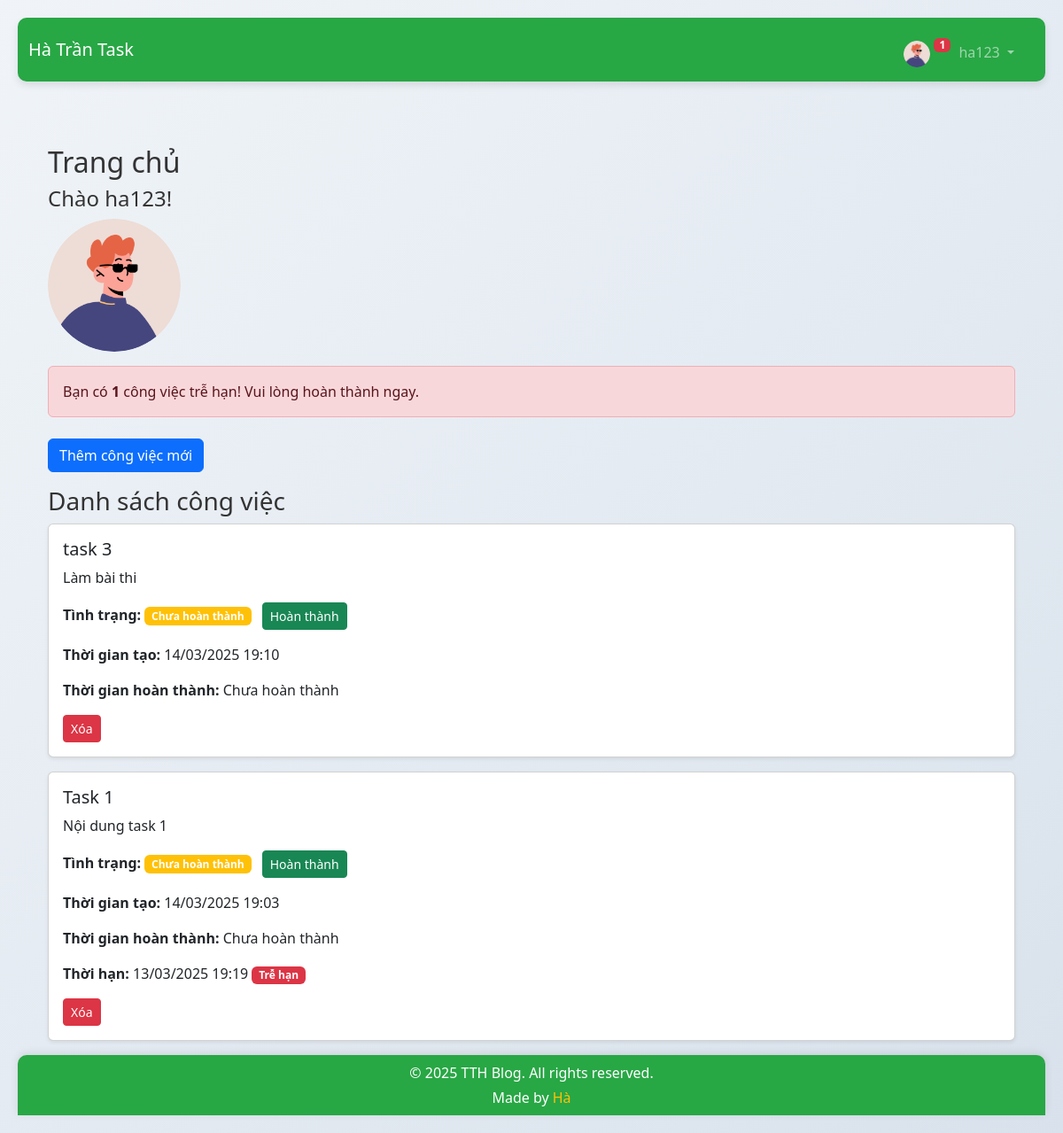
Before: / (signed in) with the older database file.
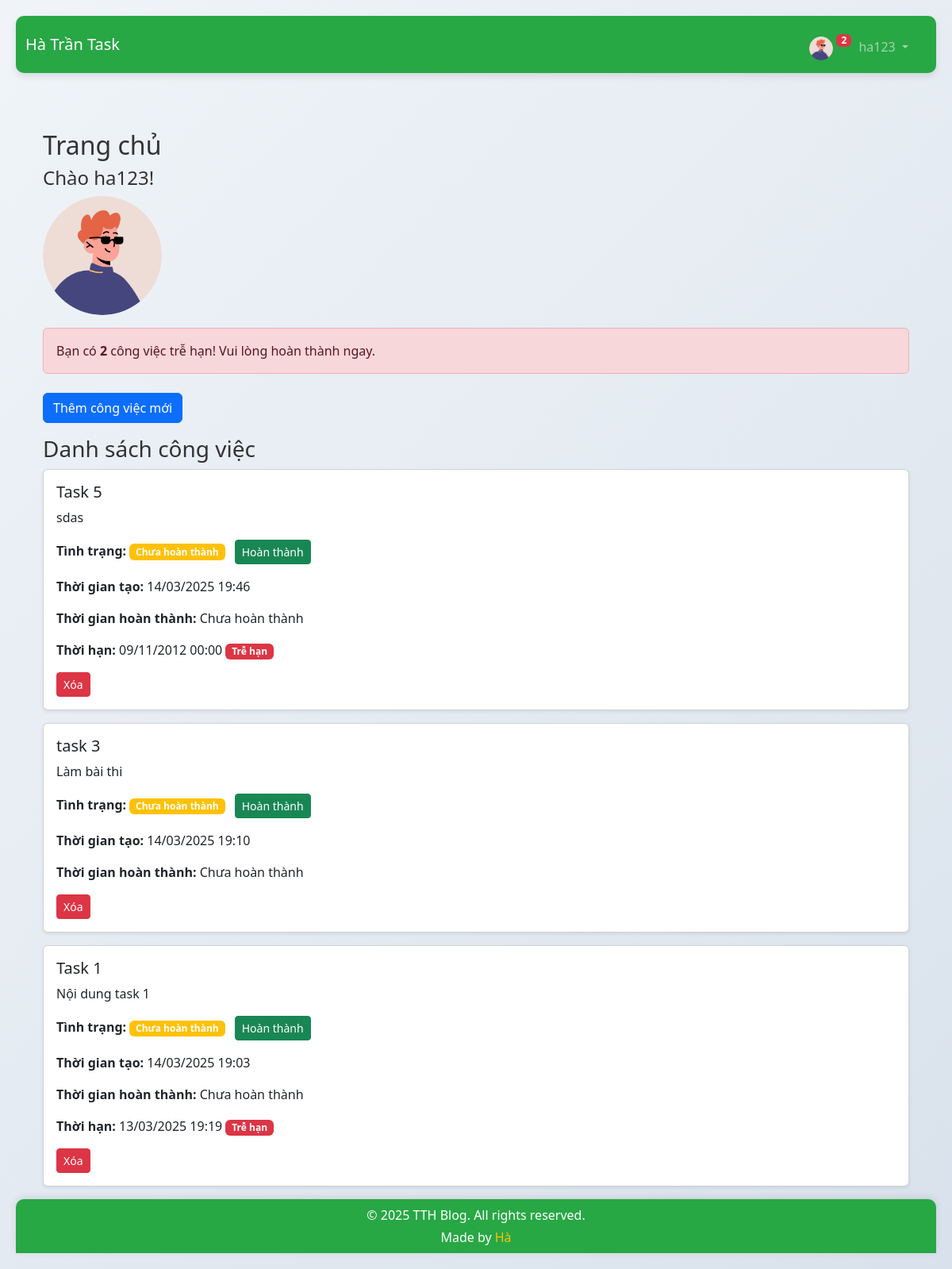
After: the same page with the newer database file.
### app/models.py (models this page shows, shortened)
class Task(models.Model):
    STATUS_CHOICES = [
        ('pending', 'Chưa hoàn thành'),
        ('completed', 'Đã hoàn thành'),
    ]
    user = models.ForeignKey(User, on_delete=models.CASCADE, related_name='tasks')
    title = models.CharField(max_length=200)
    content = models.TextField()
    status = models.CharField(max_length=10, choices=STATUS_CHOICES, default='pending')
    created = models.DateTimeField(auto_now_add=True)
    finished = models.DateTimeField(null=True, blank=True)
    deadline = models.DateTimeField(null=True, blank=True, help_text="Thời hạn hoàn thành")
    class Meta:
        ordering = ['-created']
    @property
    def is_overdue(self):
        if self.status == 'pending' and self.deadline and self.deadline < timezone.now():
            return True
        return False

### app/views.py (the view)
# urls.py: path('', views.home, name='home'),  # Trang home, chỉ cho phép truy cập nếu đã đăng nhập
@login_required
def home(request):
    if request.user.is_authenticated:
        tasks = Task.objects.filter(user=request.user)
        overdue_tasks = tasks.filter(status='pending', deadline__lt=timezone.now()).count()
        print(f"Debug: User={request.user.username}, Overdue Tasks={overdue_tasks}, Total Tasks={tasks.count()}")  # Debug
    else:
        tasks = Task.objects.none()
        overdue_tasks = 0
    return render(request, 'home.html', {'tasks': tasks, 'overdue_tasks': overdue_tasks})

### app/templates/home.html (shortened to what this page needs)
{% extends 'base.html' %}
{% block content %}
<div class="container mt-5">
    <h2>Trang chủ</h2>
    {% if user.is_authenticated %}
        <div class="mb-4">
            <h4>Chào {{ user.username }}!</h4>
            {% if user.userprofile.avatar %}
                <img src="{{ user.userprofile.avatar.url }}" alt="Avatar" style="width: 150px; height: 150px; border-radius: 50%;">
            {% else %}
                <p>Bạn chưa có ảnh đại diện. <a href="{% url 'update_avatar' %}">Cập nhật ngay</a></p>
            {% endif %}
            {% if overdue_tasks > 0 %}
                <div class="alert alert-danger mt-3" role="alert">
                    Bạn có <strong>{{ overdue_tasks }}</strong> công việc trễ hạn! Vui lòng hoàn thành ngay.
                </div>
            {% endif %}
        </div>
        <a href="{% url 'create_task' %}" class="btn btn-primary mb-3">Thêm công việc mới</a>
        <h3>Danh sách công việc</h3>
        {% if tasks %}
        <div class="row">
            <div class="col-md-12">
                {% for task in tasks %}
                    <div class="card mb-3 shadow-sm">
                        <div class="card-body">
                            <h5 class="card-title">{{ task.title }}</h5>
                            <p class="card-text">{{ task.content }}</p>
                            <p class="card-text">
                                <strong>Tình trạng: </strong>
                                {% if task.status == 'completed' %}
                                    <span class="badge bg-success">Đã hoàn thành</span>
                                    <a href="{% url 'mark_task_pending' task.id %}" class="btn btn-warning btn-sm ms-2">Chưa hoàn thành</a>
                                {% else %}
                                    <span class="badge bg-warning">Chưa hoàn thành</span>
                                    <a href="{% url 'mark_task_completed' task.id %}" class="btn btn-success btn-sm ms-2">Hoàn thành</a>
                                {% endif %}
                            </p>
                            <p class="card-text">
                                <strong>Thời gian tạo: </strong>{{ task.created|date:"d/m/Y H:i" }}
                            </p>
                            <p class="card-text">
                                <strong>Thời gian hoàn thành: </strong>
                                {% if task.finished %}
                                    {{ task.finished|date:"d/m/Y H:i" }}
                                {% else %}
                                    Chưa hoàn thành
                                {% endif %}
                            </p>
                            {% if task.deadline %}
                                <p class="card-text">
                                    <strong>Thời hạn: </strong>{{ task.deadline|date:"d/m/Y H:i" }}
                                    {% if task.is_overdue %}
                                        <span class="badge bg-danger">Trễ hạn</span>
                                    {% endif %}
                                </p>
                            {% endif %}
                            <a href="{% url 'delete_task' task.id %}" class="btn btn-danger btn-sm" onclick="return confirm('Bạn có chắc muốn xóa?')">Xóa</a>
                        </div>
                    </div>
                {% endfor %}
            </div>
        </div>
    {% else %}
        <p>Bạn chưa có công việc nào.</p>
    {% endif %}
    {% else %}
        <p>Vui lòng <a href="{% url 'login' %}">đăng nhập</a> để xem danh sách công việc.</p>
    {% endif %}
</div>
{% endblock %}

### app/templates/base.html (shortened to what this page needs)
{% load static %}
<!DOCTYPE html>
<html lang="en">
<head>
    <link href="https://cdn.jsdelivr.net/npm/bootstrap@5.3.3/dist/css/bootstrap.min.css" rel="stylesheet">
    <link rel="stylesheet" href="{% static 'style.css' %}">
</head>
<body>
<nav class="navbar navbar-expand-lg navbar-dark" style="background-color: #28a745;">
    <div class="container-fluid">
        <a class="navbar-brand" href="/">Hà Trần Task</a>
        <div class="collapse navbar-collapse" id="navbarNav">
            <ul class="navbar-nav ms-auto">
                {% if user.is_authenticated %}
                <li class="nav-item dropdown">
                    <a class="nav-link dropdown-toggle" href="#" id="navbarDropdown" role="button" data-bs-toggle="dropdown" aria-expanded="false">
                        {% if user.userprofile.avatar %}
                            <img src="{{ user.userprofile.avatar.url }}" alt="Avatar" style="width: 30px; height: 30px; border-radius: 50%; margin-right: 5px;">
                            {% if overdue_tasks > 0 %}
                                <span class="badge bg-danger overdue-badge">{{ overdue_tasks }}</span>
                            {% endif %}
                        {% else %}
                            👤
                            {% if overdue_tasks > 0 %}
                                <span class="badge bg-danger overdue-badge">{{ overdue_tasks }}</span>
                            {% endif %}
                        {% endif %}
                        {{ user.username }}
                    </a>
                </li>
                {% endif %}
            </ul>
        </div>
    </div>
</nav>
<div class="container mt-4 content-wrapper">
    {% block content %}
    {% endblock %}
</div>
<div class="site-footer text-center">
    <div class="container">
        <p class="mb-1">© 2025 TTH Blog. All rights reserved.</p>
        <p class="mb-0">Made by <a href="https://github.com/TrinhDuongHoan/flask-tiny-app">Hà</a></p>
    </div>
</div>
</body>
</html>

Changed rows visible on the page:
added Task: title "Task 5", content "sdas", status "Chưa hoàn thành", created "14/03/2025 19:46", deadline "09/11/2012 00:00"
Other visible differences:
{{ overdue_tasks }}: "1" → "2"
